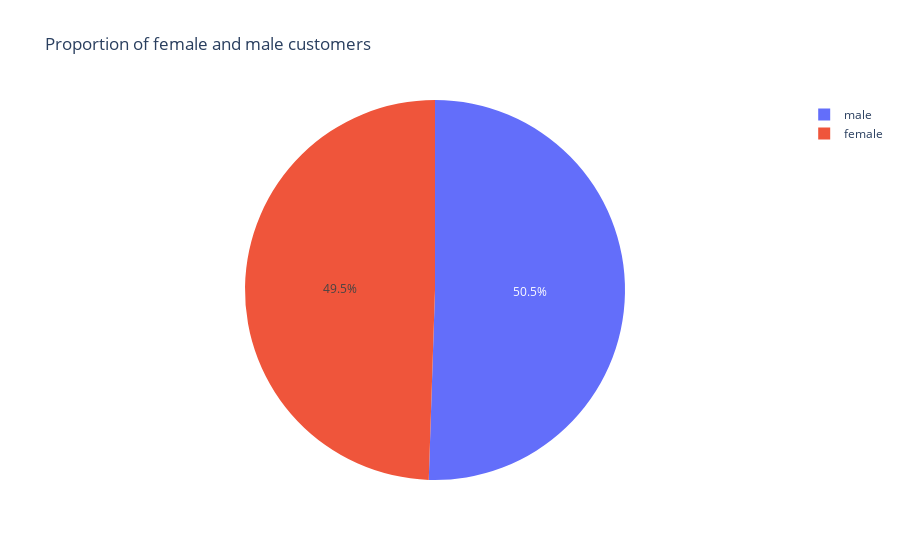

This figure's notebook cell:
### Markdown cell above
So around 20% of the custromers are smokers. I would expect medical costs to be higher for smokers.

### Code cell
ex.pie(df,names='sex',title='Proportion of female and male customers')

### Figure 1 — Plotly figure (JSON) as saved in the notebook; plotly's stock layout.template omitted (floating-point values rounded to 4 significant figures; data arrays with more than 128 entries replaced by an {"elided": "..."} marker saying what was removed)
{"data": [{"domain": {"x": [0, 1], "y": [0, 1]}, "hovertemplate": "sex=%{label}<extra></extra>", "labels": {"elided": "1338 str values"}, "legendgroup": "", "name": "", "showlegend": true, "type": "pie"}], "layout": {"legend": {"tracegroupgap": 0}, "title": {"text": "Proportion of female and male customers"}}}
